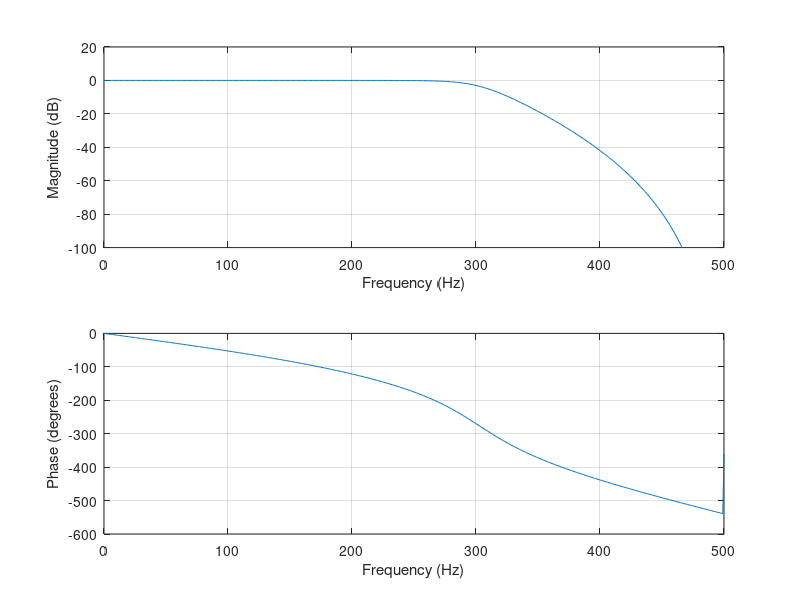
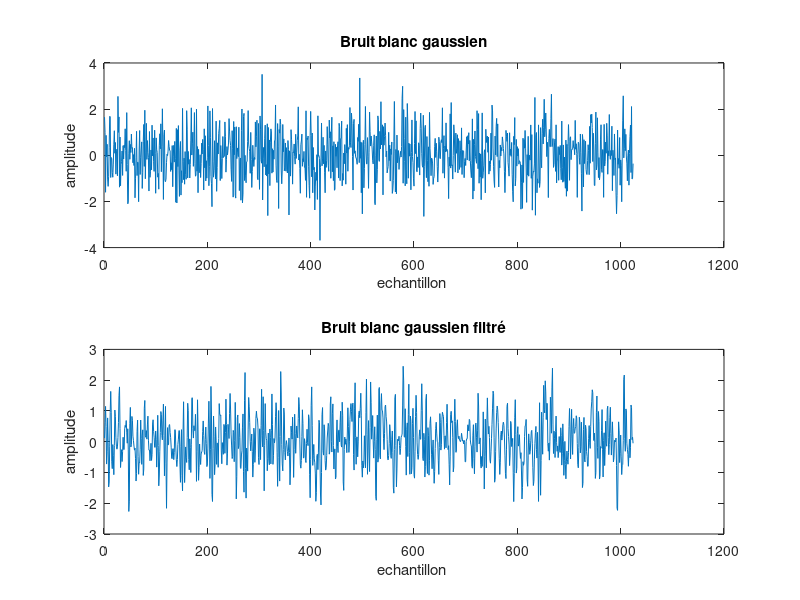
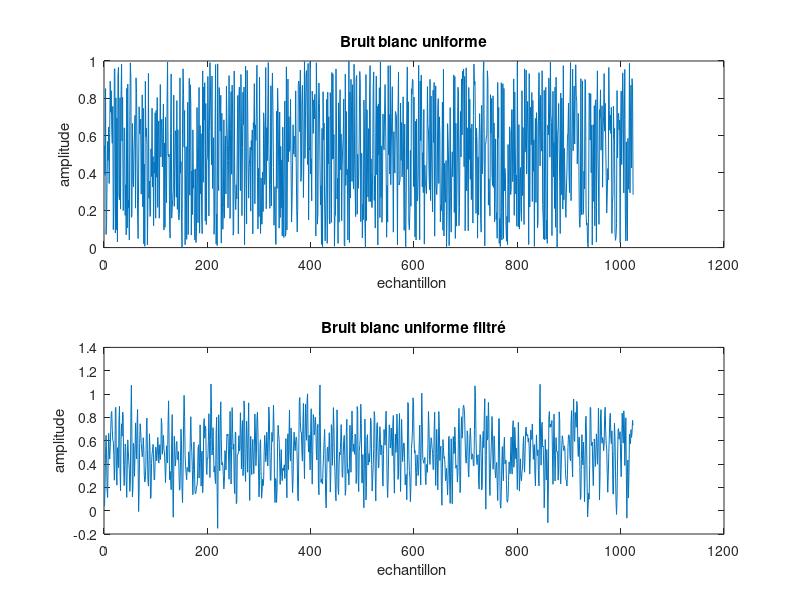

These figures' MATLAB source, in order:
% ##########################
% TP sIGNAUX Aléatoire
% 
% Auteurs : Mouhameth YATE
% 
% Enseignant : Chehdi KASSEM

%% FILTRAGE DE VARIABLE ALEATOIRE
 
%-------------------------------------------------------------------
clear all; 
close all; 
clc;
%% a) filtre Butterworth
fc = 300;
fs = 1000;

figure(1);
[b,a] = butter(6,fc/(fs/2));

freqz(b,a,[],fs)

subplot(2,1,1);
ylim([-100 20]);

%% b) filtre du bruit blanc
R = 1;
n = 1024;
w_noise_g = randn(n , R);
w_noise_u = rand(n , R);

A = 10;
B = 20;

X_g = w_noise_g;
X_u = w_noise_u;


h_g = filter(b, a, X_g);
h_u = filter(b, a, X_u);

figure(2);
subplot(2,1,1);
plot(X_g);
ylabel("amplitude");
xlabel("echantillon ");
title("Bruit blanc gaussien");

subplot(2,1,2);
plot(h_g);
ylabel("amplitude");
xlabel("echantillon ");
title("Bruit blanc gaussien filtré");

figure(3);
subplot(2,1,1);
plot(X_u);
ylabel("amplitude");
xlabel("echantillon ");
title("Bruit blanc uniforme");

subplot(2,1,2);
plot(h_u);
ylabel("amplitude");
xlabel("echantillon ");
title("Bruit blanc uniforme filtré");
